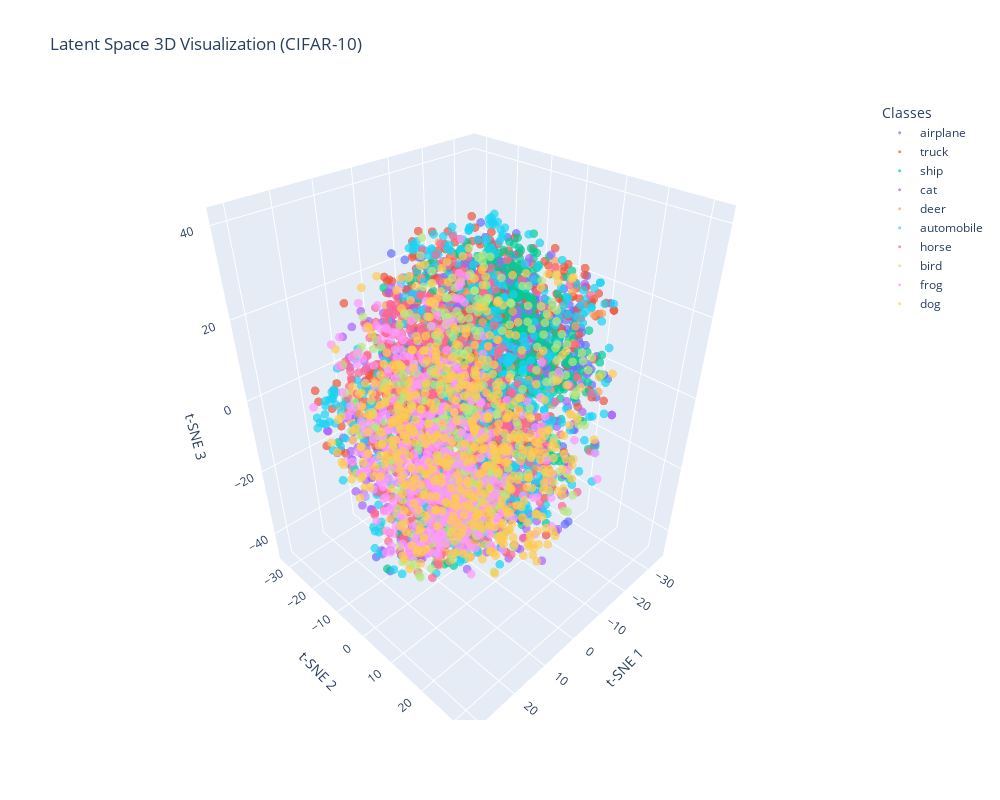

Notebook cell for this chart:
### Code cell
# Call the plotting function with the correct variables
plot_latent_space_3d(autoencoder_small_ls, 'conv2d_2', x_test, y_test)

### Figure 1 — Plotly figure (JSON) as saved in the notebook; plotly's stock layout.template omitted (floating-point values rounded to 4 significant figures; data arrays with more than 128 entries replaced by an {"elided": "..."} marker saying what was removed)
{"data": [{"hovertemplate": "Class=airplane<br>x=%{x}<br>y=%{y}<br>z=%{z}<extra></extra>", "legendgroup": "airplane", "marker": {"color": "#636efa", "opacity": 0.7, "size": 3, "symbol": "circle"}, "mode": "markers", "name": "airplane", "scene": "scene", "showlegend": true, "type": "scatter3d", "x": {"elided": "488 float values"}, "y": {"elided": "488 float values"}, "z": {"elided": "488 float values"}}, {"hovertemplate": "Class=truck<br>x=%{x}<br>y=%{y}<br>z=%{z}<extra></extra>", "legendgroup": "truck", "marker": {"color": "#EF553B", "opacity": 0.7, "size": 3, "symbol": "circle"}, "mode": "markers", "name": "truck", "scene": "scene", "showlegend": true, "type": "scatter3d", "x": {"elided": "513 float values"}, "y": {"elided": "513 float values"}, "z": {"elided": "513 float values"}}, {"hovertemplate": "Class=ship<br>x=%{x}<br>y=%{y}<br>z=%{z}<extra></extra>", "legendgroup": "ship", "marker": {"color": "#00cc96", "opacity": 0.7, "size": 3, "symbol": "circle"}, "mode": "markers", "name": "ship", "scene": "scene", "showlegend": true, "type": "scatter3d", "x": {"elided": "516 float values"}, "y": {"elided": "516 float values"}, "z": {"elided": "516 float values"}}, {"hovertemplate": "Class=cat<br>x=%{x}<br>y=%{y}<br>z=%{z}<extra></extra>", "legendgroup": "cat", "marker": {"color": "#ab63fa", "opacity": 0.7, "size": 3, "symbol": "circle"}, "mode": "markers", "name": "cat", "scene": "scene", "showlegend": true, "type": "scatter3d", "x": {"elided": "502 float values"}, "y": {"elided": "502 float values"}, "z": {"elided": "502 float values"}}, {"hovertemplate": "Class=deer<br>x=%{x}<br>y=%{y}<br>z=%{z}<extra></extra>", "legendgroup": "deer", "marker": {"color": "#FFA15A", "opacity": 0.7, "size": 3, "symbol": "circle"}, "mode": "markers", "name": "deer", "scene": "scene", "showlegend": true, "type": "scatter3d", "x": {"elided": "482 float values"}, "y": {"elided": "482 float values"}, "z": {"elided": "482 float values"}}, {"hovertemplate": "Class=automobile<br>x=%{x}<br>y=%{y}<br>z=%{z}<extra></extra>", "legendgroup": "automobile", "marker": {"color": "#19d3f3", "opacity": 0.7, "size": 3, "symbol": "circle"}, "mode": "markers", "name": "automobile", "scene": "scene", "showlegend": true, "type": "scatter3d", "x": {"elided": "508 float values"}, "y": {"elided": "508 float values"}, "z": {"elided": "508 float values"}}, {"hovertemplate": "Class=horse<br>x=%{x}<br>y=%{y}<br>z=%{z}<extra></extra>", "legendgroup": "horse", "marker": {"color": "#FF6692", "opacity": 0.7, "size": 3, "symbol": "circle"}, "mode": "markers", "name": "horse", "scene": "scene", "showlegend": true, "type": "scatter3d", "x": {"elided": "490 float values"}, "y": {"elided": "490 float values"}, "z": {"elided": "490 float values"}}, {"hovertemplate": "Class=bird<br>x=%{x}<br>y=%{y}<br>z=%{z}<extra></extra>", "legendgroup": "bird", "marker": {"color": "#B6E880", "opacity": 0.7, "size": 3, "symbol": "circle"}, "mode": "markers", "name": "bird", "scene": "scene", "showlegend": true, "type": "scatter3d", "x": {"elided": "527 float values"}, "y": {"elided": "527 float values"}, "z": {"elided": "527 float values"}}, {"hovertemplate": "Class=frog<br>x=%{x}<br>y=%{y}<br>z=%{z}<extra></extra>", "legendgroup": "frog", "marker": {"color": "#FF97FF", "opacity": 0.7, "size": 3, "symbol": "circle"}, "mode": "markers", "name": "frog", "scene": "scene", "showlegend": true, "type": "scatter3d", "x": {"elided": "470 float values"}, "y": {"elided": "470 float values"}, "z": {"elided": "470 float values"}}, {"hovertemplate": "Class=dog<br>x=%{x}<br>y=%{y}<br>z=%{z}<extra></extra>", "legendgroup": "dog", "marker": {"color": "#FECB52", "opacity": 0.7, "size": 3, "symbol": "circle"}, "mode": "markers", "name": "dog", "scene": "scene", "showlegend": true, "type": "scatter3d", "x": {"elided": "504 float values"}, "y": {"elided": "504 float values"}, "z": {"elided": "504 float values"}}], "layout": {"height": 800, "legend": {"title": {"text": "Classes"}, "tracegroupgap": 0}, "scene": {"domain": {"x": [0, 1], "y": [0, 1]}, "xaxis": {"title": {"text": "t-SNE 1"}}, "yaxis": {"title": {"text": "t-SNE 2"}}, "zaxis": {"title": {"text": "t-SNE 3"}}}, "title": {"text": "Latent Space 3D Visualization (CIFAR-10)"}, "width": 1000}}
